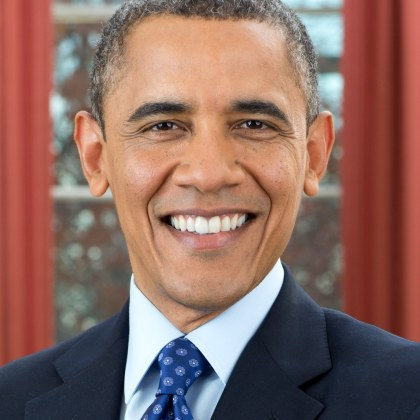
#> input picture assets/test_face_portrait.jpg, 420 x 420 px
$ python -i face_track.py   (imports and definitions only)
#> lines starting #> are read from the running program, lines starting #| are printed output that depends on the picture
#> further down, picture is the input picture: shape (420, 420, 3); mean B, G, R 97.8, 105.7, 140
"""Pelacakan wajah (face tracking) untuk crop vertikal 9:16.

Alur kerja modul ini:

1. **Deteksi** wajah pada sampel waktu yang tetap (bukan per frame, supaya
   murah). Detektor utama adalah YuNet (DNN, model ONNX di ``assets/``);
   Haar cascade OpenCV dipakai sebagai cadangan kalau modelnya tidak ada.
2. **Pemilihan** wajah yang konsisten antar waktu: wajah terbesar yang masih
   dekat dengan posisi sebelumnya, supaya tidak berganti orang saat ada dua
   wajah di frame.
3. **Perataan lintasan**: celah diisi (interpolasi), outlier dibuang dengan
   filter median, lalu dirata-rata. Hasilnya mulus, tidak "goyang".
4. **Crop bergerak**: lintasan diubah menjadi perintah ``sendcmd`` untuk
   filter ``crop`` FFmpeg, sehingga jendela crop benar-benar bergerak mengikuti
   wajah (bukan satu posisi diam seperti implementasi lama).

Semua koordinat yang keluar dari modul ini ada di **piksel video sumber**;
pembagian ke ruang koordinat hasil ``scale`` dilakukan di
:func:`crop_positions`.
"""

from __future__ import annotations

import math
import os
from dataclasses import dataclass, field
from pathlib import Path

PROJECT_ROOT = Path(__file__).resolve().parent.parent
ASSETS_DIR = PROJECT_ROOT / "assets"

YUNET_MODEL_NAME = "face_detection_yunet_2023mar.onnx"
HAAR_CASCADE_NAME = "haarcascade_frontalface_default.xml"

#: Batas bawah skor YuNet (semakin tinggi = lebih konservatif).
DEFAULT_SCORE_THRESHOLD = 0.6
#: Batas atas rasio ukuran wajah minimal terhadap lebar frame.
DEFAULT_MIN_FACE_RATIO = 0.03
#: Lebar frame (piksel) yang dipakai untuk deteksi. Frame lebih besar dikecilkan
#: supaya deteksi tetap cepat; koordinat dikembalikan ke skala asli.
DEFAULT_DETECT_WIDTH = 640
#: Kerapatan sampling deteksi (detik per sampel).
DEFAULT_SAMPLE_FPS = 10.0
#: Jendela perataan lintasan (sampel). Nilai ganjil.
DEFAULT_SMOOTH_WINDOW = 5


def _cv2():
    """Import cv2 secara lazy; None kalau tidak terpasang."""
    try:
        import cv2  # noqa: PLC0415

        return cv2
    except Exception:  # noqa: BLE001
        return None


@dataclass(frozen=True)
class FaceBox:
    """Kotak wajah di koordinat piksel video sumber."""

    x: float
    y: float
    w: float
    h: float
    score: float = 0.0

    @property
    def cx(self) -> float:
        return self.x + self.w / 2.0

    @property
    def cy(self) -> float:
        return self.y + self.h / 2.0

    @property
    def area(self) -> float:
        return self.w * self.h


@dataclass
class FaceTrack:
    """Hasil pelacakan: satu entri per sampel waktu."""

    duration: float = 0.0
    sample_fps: float = DEFAULT_SAMPLE_FPS
    times: list[float] = field(default_factory=list)
    xs: list[float | None] = field(default_factory=list)
    ys: list[float | None] = field(default_factory=list)
    sizes: list[float] = field(default_factory=list)
    scores: list[float] = field(default_factory=list)

    @property
    def detected(self) -> int:
        return sum(1 for v in self.xs if v is not None)

    @property
    def total(self) -> int:
        return len(self.times)


def find_model_file(name: str, allow_env: bool = True) -> Path | None:
    """Cari file model/cascade.

    Urutan: env (``FACE_MODEL_FILE``, hanya untuk model YuNet) -> ``assets/``
    -> paket cv2. Kalau env menunjuk file yang tidak ada, searching
    diabaikan supaya salah ketik tidak diam-diam mengganti model.
    """
    if allow_env:
        override = (os.getenv("FACE_MODEL_FILE") or "").strip()
        if override:
            candidate = Path(override).expanduser()
            return candidate if candidate.is_file() else None
    local = ASSETS_DIR / name
    if local.is_file():
        return local
    cv2 = _cv2()
    if cv2 is not None:
        try:
            packaged = Path(cv2.data.haarcascades) / name
            if packaged.is_file():
                return packaged
        except Exception:  # noqa: BLE001
            pass
    return None


class FaceDetector:
    """Deteksi wajah: YuNet (DNN) kalau modelnya ada, Haar cascade cadangan."""

    def __init__(
        self,
        detect_width: int = DEFAULT_DETECT_WIDTH,
        score_threshold: float = DEFAULT_SCORE_THRESHOLD,
        nms_threshold: float = 0.3,
        min_face_ratio: float = DEFAULT_MIN_FACE_RATIO,
    ) -> None:
        self.detect_width = max(160, int(detect_width))
        self.score_threshold = float(score_threshold)
        self.nms_threshold = float(nms_threshold)
        self.min_face_ratio = float(min_face_ratio)
        self.backend = "none"
        self._yunet = None
        self._cascade = None
        self._input_size: tuple[int, int] | None = None

        cv2 = _cv2()
        if cv2 is None:
            return

        model = find_model_file(YUNET_MODEL_NAME)
        if model is not None:
            try:
                self._yunet = cv2.FaceDetectorYN.create(
                    str(model),
                    "",
                    (320, 320),
                    self.score_threshold,
                    self.nms_threshold,
                    5000,
                )
                self.backend = "yunet"
                return
            except Exception as exc:  # noqa: BLE001
                print(f"[face] model YuNet gagal dimuat ({exc}); pakai Haar cascade.")

        cascade_file = find_model_file(HAAR_CASCADE_NAME, allow_env=False)
        if cascade_file is not None:
            try:
                cascade = cv2.CascadeClassifier(str(cascade_file))
                if not cascade.empty():
                    self._cascade = cascade
                    self.backend = "haar"
            except Exception as exc:  # noqa: BLE001
                print(f"[face] Haar cascade gagal dimuat ({exc}).")

    # -- deteksi -----------------------------------------------------------
    def detect(self, frame) -> list[FaceBox]:
        """Deteksi wajah pada satu frame BGR. Kembalikan kotak di skala asli."""
        cv2 = _cv2()
        if cv2 is None or frame is None:
            return []
        height, width = frame.shape[:2]
#> height = 420; width = 420
        if width <= 0 or height <= 0:
            return []

        scale = 1.0
        if self.detect_width and width > self.detect_width:
            scale = self.detect_width / float(width)
        if scale < 1.0:
            small = cv2.resize(
                frame,
                (max(1, int(round(width * scale))), max(1, int(round(height * scale)))),
                interpolation=cv2.INTER_AREA,
            )
        else:
            small = frame

        boxes = self._detect_small(cv2, small)
        out: list[FaceBox] = []
        for box in boxes:
            restored = FaceBox(
                box.x / scale, box.y / scale, box.w / scale, box.h / scale, box.score
            )
            if restored.w < self.min_face_ratio * width:
                continue  # terlalu kecil -> kemungkinan false positive
            out.append(restored)
        return out

    def _detect_small(self, cv2, small) -> list[FaceBox]:
        if self._yunet is not None:
            height, width = small.shape[:2]
            if self._input_size != (width, height):
                self._yunet.setInputSize((width, height))
                self._input_size = (width, height)
            ok, faces = self._yunet.detect(small)
            if not ok or faces is None:
                return []
            return [
                FaceBox(
                    float(f[0]), float(f[1]), float(f[2]), float(f[3]), float(f[-1])
                )
                for f in faces
            ]
        if self._cascade is not None:
            gray = cv2.cvtColor(small, cv2.COLOR_BGR2GRAY)
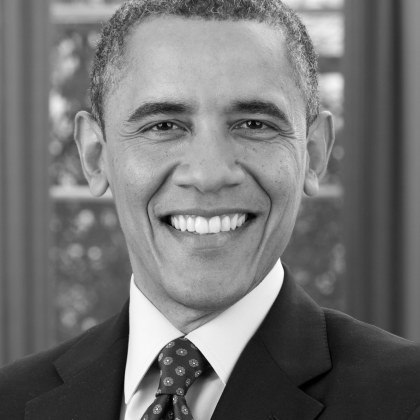
#> gray: shape (420, 420); min 0, max 253, mean 115
            min_side = max(20, int(self.min_face_ratio * small.shape[1]))
#> min_side = 20
            found = self._cascade.detectMultiScale(
                gray, 1.1, 5, minSize=(min_side, min_side)
            )
#> found = [[87, 28, 250, 250]]
            return [FaceBox(float(x), float(y), float(w), float(h), 0.0) for x, y, w, h in found]
        return []


# [244 lines left out: functions _pick_face, track_faces, _fill_gaps, _median_filter, _moving_average, smooth_track and 2 more, not called in this run]

>>> import cv2
>>> picture = cv2.imread('../assets/test_face_portrait.jpg')
>>> result = FaceDetector().detect(picture)
#> in detect, `boxes = self._detect_small(cv2, small)`: boxes = 1 item
#> the loop in detect, `for box in boxes:` made 1 pass
#> result = 1 item
